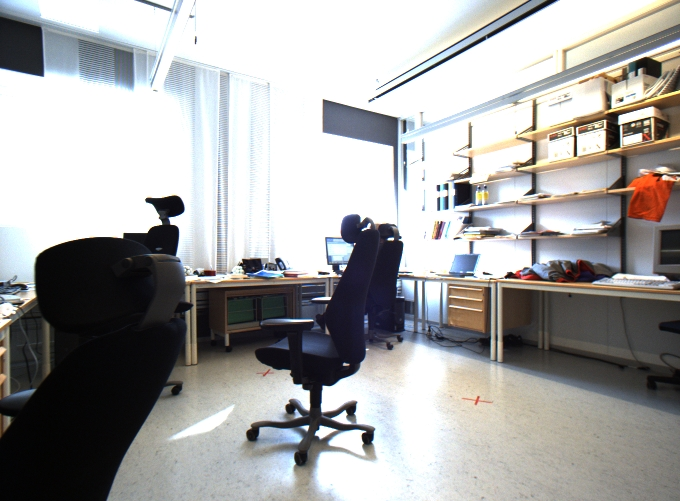
#> input picture resize/lo/00770_Left_005_LargeOffice.jpeg, 680 x 501 px; its folder holds only this picture in this run
$ python SIFT.py
#> lines starting #> are read from the running program, lines starting #| are printed output that depends on the picture

from matplotlib import pyplot as plt
import numpy as np
import os
import cv2
import shutil


#cv2.waitKey(0)
#cv2.destroyAllWindows()

def getSift (indir,outdir):
    os.chdir(indir)

    for file in os.listdir(os.curdir):
        filename,ex=os.path.splitext(file)
        vectorFile=outdir+filename

        image=cv2.imread(file)
#> image is the input picture: shape (501, 680, 3); mean B, G, R 163.9, 164.7, 165.2
        gray= cv2.cvtColor(image,cv2.COLOR_BGR2GRAY)
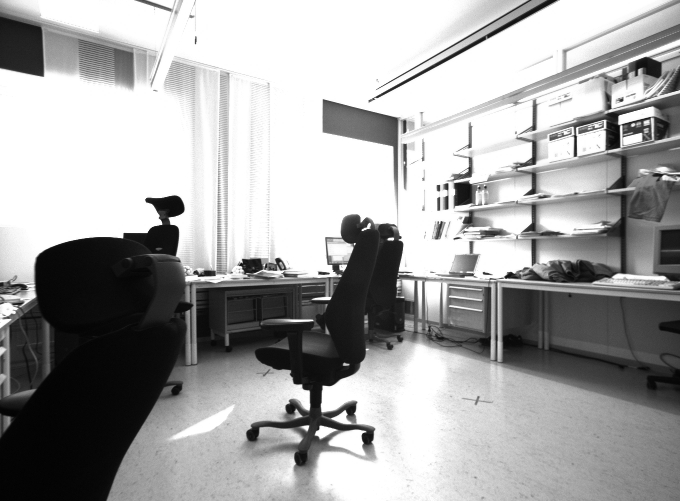
#> gray: shape (501, 680); min 1, max 255, mean 164.8
        sift = cv2.xfeatures2d.SIFT_create()
        kp, desc=sift.detectAndCompute(gray,None)
#> kp = 1014 keypoints; strongest (x, y, size): (170, 206, 15.7), (306, 428, 3.9), (350, 408, 8.6), (391, 239, 3)
        np.save(vectorFile,np.array(desc))
    #f.close()

if __name__ == '__main__':
    inputDir=[#'C:\\Users\\qq1\\Desktop\\IndoorScene\\data\\validation\\resize\\mr',
             #'C:\\Users\\qq1\\Desktop\\IndoorScene\\data\\validation\\resize\\ra',
             #'C:\\Users\\qq1\\Desktop\\IndoorScene\\data\\validation\\resize\\so',
             #'C:\\Users\\qq1\\Desktop\\IndoorScene\\data\\validation\\resize\\to',
             #'C:\\Users\\qq1\\Desktop\\IndoorScene\\data\\validation\\resize\\co',
             #'C:\\Users\\qq1\\Desktop\\IndoorScene\\data\\validation\\resize\\lmr',
             'C:\\Users\\qq1\\Desktop\\IndoorScene\\data\\validation\\resize\\lo',
             'C:\\Users\\qq1\\Desktop\\IndoorScene\\data\\validation\\resize\\pa',
             'C:\\Users\\qq1\\Desktop\\IndoorScene\\data\\validation\\resize\\el']
    outputDir=[#'C:\\Users\\qq1\\Desktop\\IndoorScene\\data\\validation\\resize\\trainSet\\mr\\',
             #'C:\\Users\\qq1\\Desktop\\IndoorScene\\data\\validation\\resize\\trainSet\\ra\\',
             #'C:\\Users\\qq1\\Desktop\\IndoorScene\\data\\validation\\resize\\trainSet\\so\\',
             #'C:\\Users\\qq1\\Desktop\\IndoorScene\\data\\validation\\resize\\trainSet\\to\\',
            # 'C:\\Users\\qq1\\Desktop\\IndoorScene\\data\\validation\\resize\\trainSet\\co\\',
            # 'C:\\Users\\qq1\\Desktop\\IndoorScene\\data\\validation\\resize\\trainSet\\lmr\\',
             'C:\\Users\\qq1\\Desktop\\IndoorScene\\data\\validation\\resize\\trainSet\\lo\\',
             'C:\\Users\\qq1\\Desktop\\IndoorScene\\data\\validation\\resize\\trainSet\\pa\\',
             'C:\\Users\\qq1\\Desktop\\IndoorScene\\data\\validation\\resize\\trainSet\\el\\']
    for x in range(len(inputDir)):
#> (the run stopped early here; a loop or call above may not have finished)
